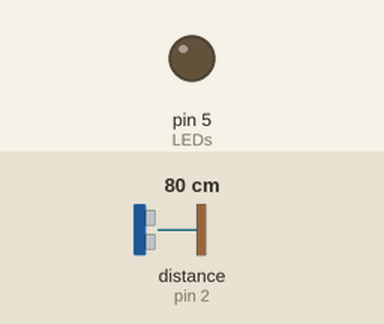
Simulated run of this sketch. Board: Arduino Uno, built with avr-gcc and run on an emulated ATmega328P. Parts: output pins drawn as LEDs (lit = HIGH). Wiring (inferred from the names in the program): ultrasonic range finder: trigger pin 3; echo pin 2. The test bench sets the inputs (shaded band); at power-on: distance to the obstacle (sensor on pin 2) 80 cm. The echo pulse lasts 58.3 µs per cm; pins used as bus, display or sensor lines are not drawn.

Above: at 1.2 s.
1.3 s: distance to the obstacle (sensor on pin 2) set to 60 cm
2.8 s: distance to the obstacle (sensor on pin 2) set to 51 cm
At 3.4 s:
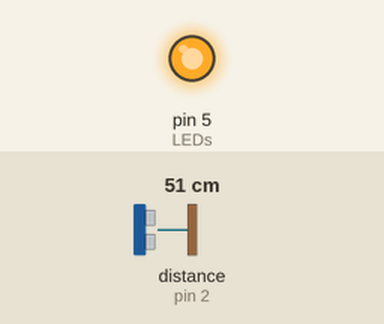
4.3 s: distance to the obstacle (sensor on pin 2) set to 120 cm
At 5.4 s:
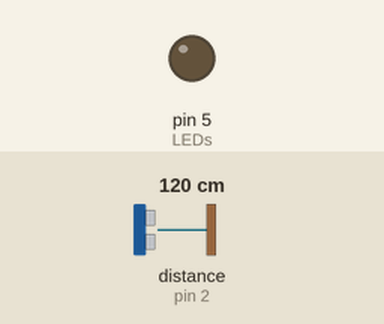
6.3 s: distance to the obstacle (sensor on pin 2) set to 2 cm
At 7.3 s:
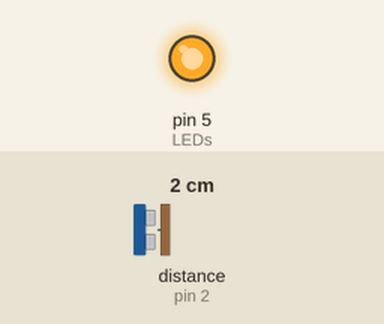
Timing chart, 0 to 8.8 s (numbered marks = the images above; inputs shaded):
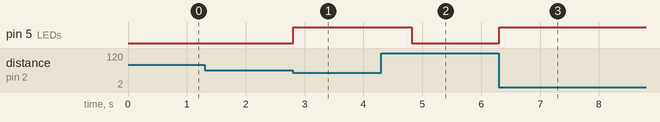

The sketch:

Arduino_Motion_Sensing_Lights.ino
```cpp
//define Arduino microcontroller pins
int echo = 2;
int trig = 3;
int LEDs = 5;

float distance; // in cm
int threshold = 55; //sensor threshold in cm

void setup() {
  //set Arduino pins to read in/out signals
  pinMode(trig, OUTPUT);
  pinMode(echo, INPUT);
  pinMode(LEDs, OUTPUT);
}

void loop() {
  //ultrasonic sensor read in
  digitalWrite(trig, HIGH);
  delay(1);
  digitalWrite(trig, LOW);

  //read in distance from sensor (in cm)
  distance = pulseIn(echo, HIGH) * 0.017; //convert to cm

  // turn lights on with motion sensor
  if(distance <= threshold)
  {
    digitalWrite(LEDs, HIGH);
    delay(1000); // 10 sec delay
  }
  else
  {
    //turn lights off if no motion is sensed
    digitalWrite(LEDs, LOW);

  }
}
```

Measured:
- the behaviour switches between 56 and 55 cm on distance to the obstacle (sensor on pin 2) (found by bisection; images 0 and 1)
- after the input at 1.3 s, every drawn part: stays the same
- after the input at 2.8 s, pin 5 (LEDs): LOW → HIGH at once
- after the input at 4.3 s, pin 5 (LEDs): HIGH → LOW after 0.52 s
- after the input at 6.3 s, pin 5 (LEDs): LOW → HIGH at once
